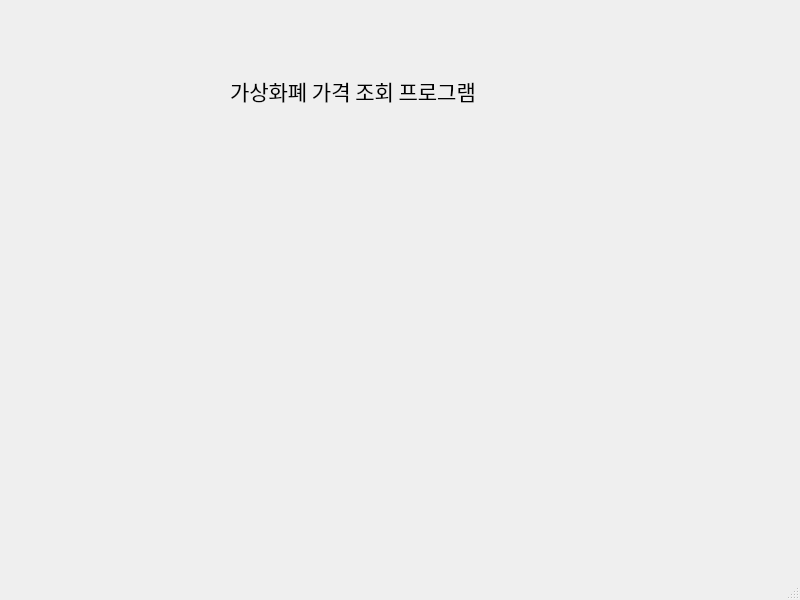
<?xml version="1.0" encoding="UTF-8"?>
<ui version="4.0">
 <class>MainWindow</class>
 <widget class="QMainWindow" name="MainWindow">
  <property name="geometry">
   <rect>
    <x>0</x>
    <y>0</y>
    <width>800</width>
    <height>600</height>
   </rect>
  </property>
  <property name="windowTitle">
   <string>MainWindow</string>
  </property>
  <widget class="QWidget" name="centralwidget">
   <widget class="QLabel" name="label">
    <property name="geometry">
     <rect>
      <x>230</x>
      <y>70</y>
      <width>311</width>
      <height>41</height>
     </rect>
    </property>
    <property name="font">
     <font>
      <family>Agency FB</family>
      <pointsize>16</pointsize>
     </font>
    </property>
    <property name="text">
     <string>가상화폐 가격 조회 프로그램</string>
    </property>
   </widget>
  </widget>
  <widget class="QMenuBar" name="menubar">
   <property name="geometry">
    <rect>
     <x>0</x>
     <y>0</y>
     <width>800</width>
     <height>21</height>
    </rect>
   </property>
  </widget>
  <widget class="QStatusBar" name="statusbar"/>
 </widget>
 <resources/>
 <connections/>
</ui>
